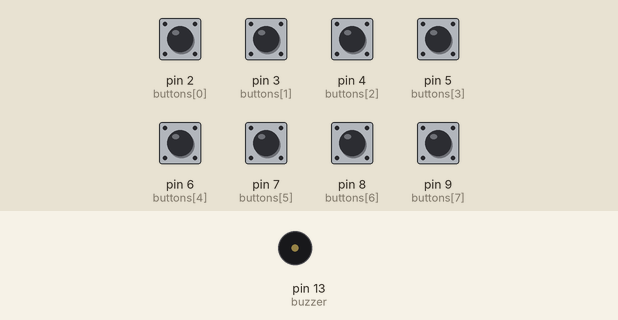
This sketch was run on a simulated Arduino Uno, built with avr-gcc and run on an emulated ATmega328P. Parts: buzzer (waves = sounding). The test bench sets the inputs (shaded band); at power-on: pin 2 (buttons[0]), pin 3 (buttons[1]), pin 4 (buttons[2]), pin 5 (buttons[3]), pin 6 (buttons[4]), pin 7 (buttons[5]), pin 8 (buttons[6]), pin 9 (buttons[7]) HIGH.

Above: at 1.2 s.
1.3 s: pin 2 (buttons[0]) pulled LOW for 0.15 s
At 1.37 s:
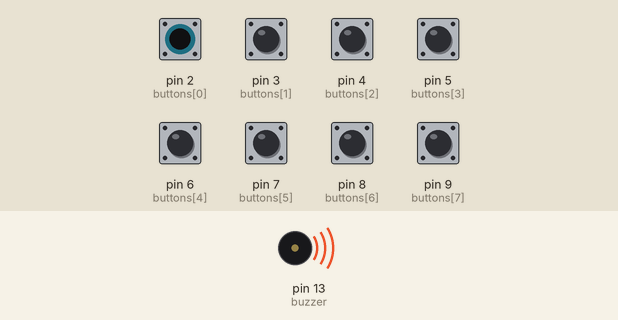
Timing chart, 0 to 4.3 s (numbered marks = the images above; inputs shaded):
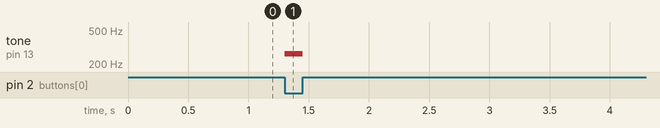

Measured:
- after the input at 1.3 s, tone on pin 13 (buzzer): silent → 262 Hz at once, → silent 0.15 s later

The sketch:

code.ino
```cpp
const int buzzer = 13;  // Buzzer connected to pin 13
const int buttons[8] = {2, 3, 4, 5, 6, 7, 8, 9};  // 8 Buttons from pin 2 to pin 9
const int tones[8] = {262, 294, 330, 349, 392, 440, 494, 523};  // Frequency of tones for each button

void setup() {
    pinMode(buzzer, OUTPUT);  // Set buzzer as output

    // Set each button pin as input with internal pull-up resistor
    for (int i = 0; i < 8; i++) {
        pinMode(buttons[i], INPUT_PULLUP);
    }
}

void loop() {
    bool buttonPressed = false;  // Flag to track button press

    for (int i = 0; i < 8; i++) {
        if (digitalRead(buttons[i]) == LOW) { // If button is pressed
            tone(buzzer, tones[i]);  // Play assigned tone
            buttonPressed = true;  // Mark that a button is pressed
            break;  // Stop checking other buttons (only one sound at a time)
        }
    }

    if (!buttonPressed) {
        noTone(buzzer);  // Stop buzzer when no button is pressed
    }
}
```
